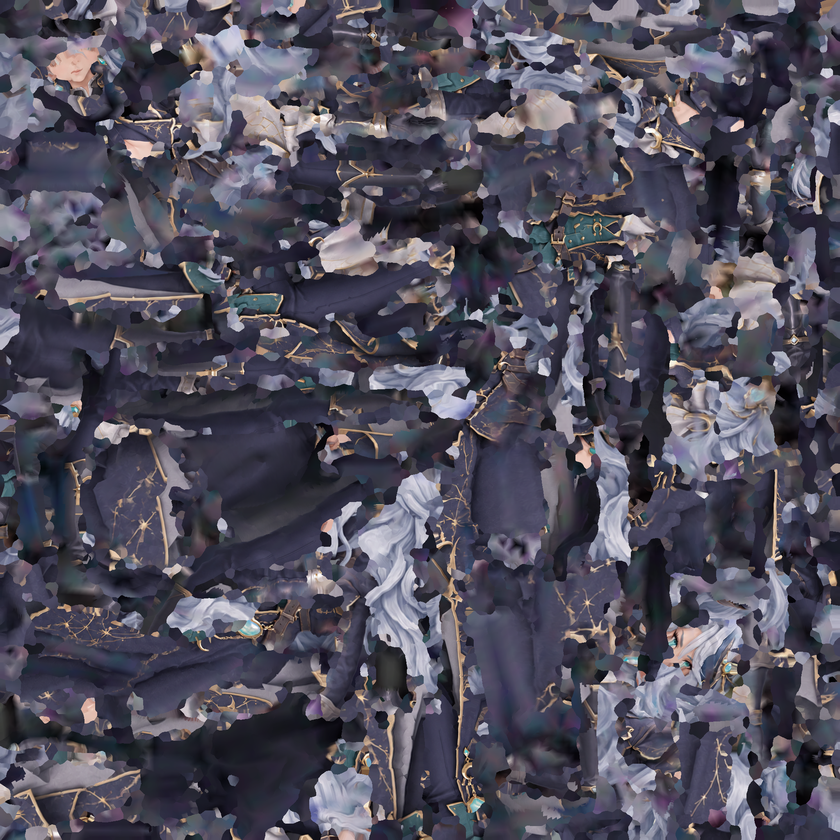
#> input picture art/atelier/sculpts/celestia/albedo.png, 840 x 840 px, shrunk from 2048 x 2048 before the run, found by its file name
$ python material_masks.py ../../../art/atelier/sculpts/celestia/albedo.png --kind stone
#> lines starting #> are read from the running program, lines starting #| are printed output that depends on the picture
"""Editable palette masks for original paint; independent of reconstruction.
Conservative warm-metal selection avoids treating ivory limestone as brass.
"""
import numpy as np
from PIL import Image

def write_masks(rgb,kind,output,head_mask=None):
#> called with kind = 'stone'
 r,g,b=rgb[:,:,0],rgb[:,:,1],rgb[:,:,2];gold=(r>b*1.38)&(g>b*1.12)&(r>g*.96);gem=(g>r*1.5)&(b>r*1.4)&((np.maximum(g,b)-r)>.19)
#> after `r, g, b = (rgb[:, :, 0], rgb[:, :, 1], rgb[:, :, 2])`:
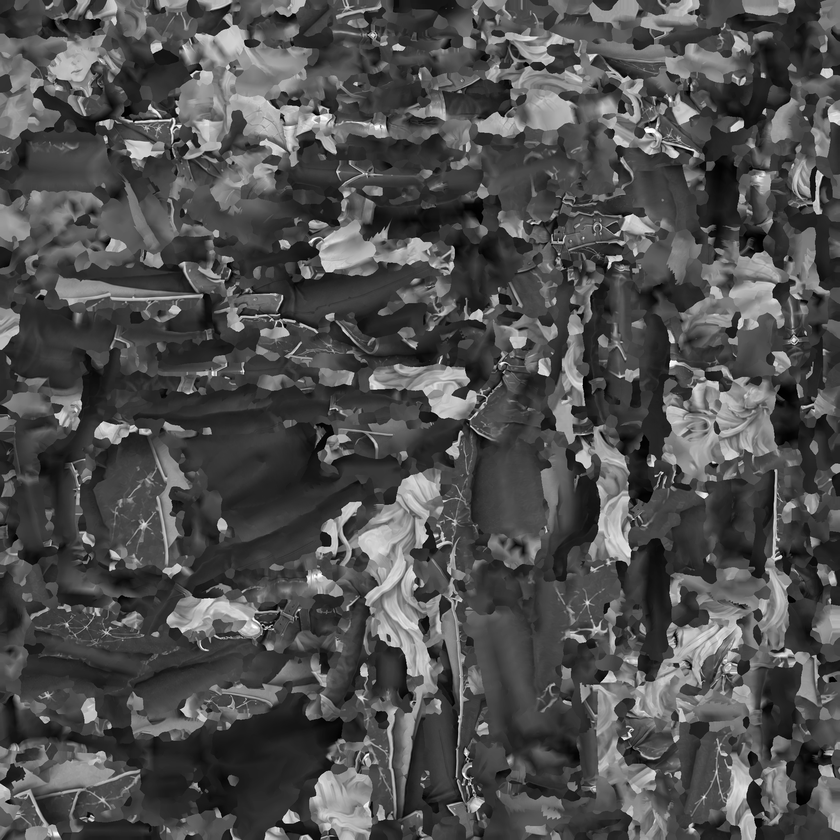
#> g: shape (840, 840) float32; min 0, max 1, mean 0.309
#> after `r, g, b = (rgb[:, :, 0], rgb[:, :, 1], rgb[:, :, 2])`:
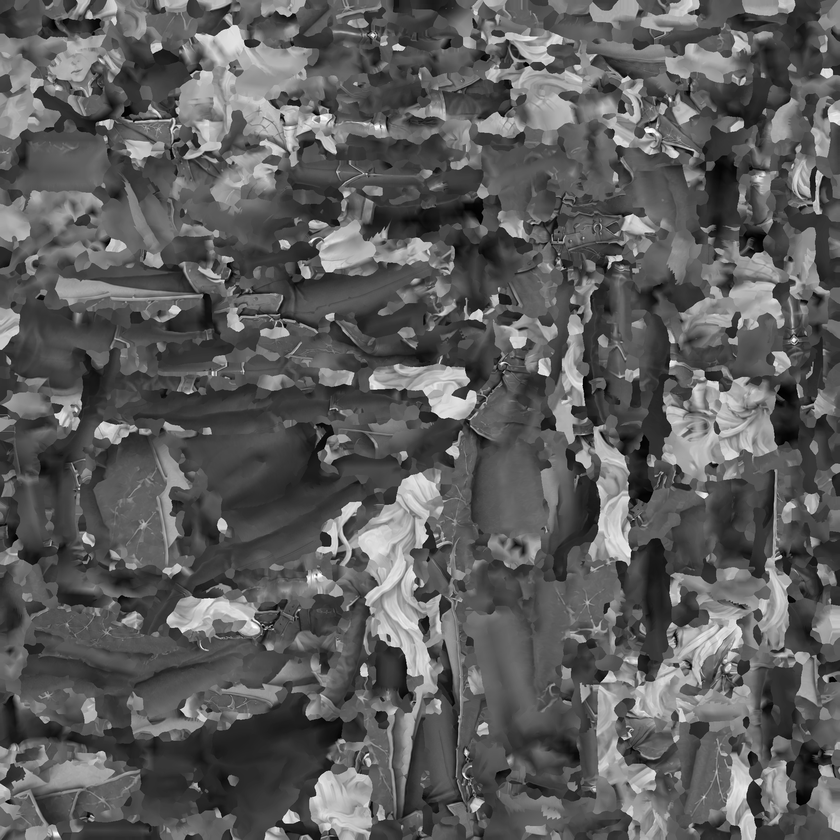
#> b: shape (840, 840) float32; min 0, max 1, mean 0.362
#> after `gold = (r > b * 1.38) & (g > b * 1.12) & (r > g * 0.96)`:
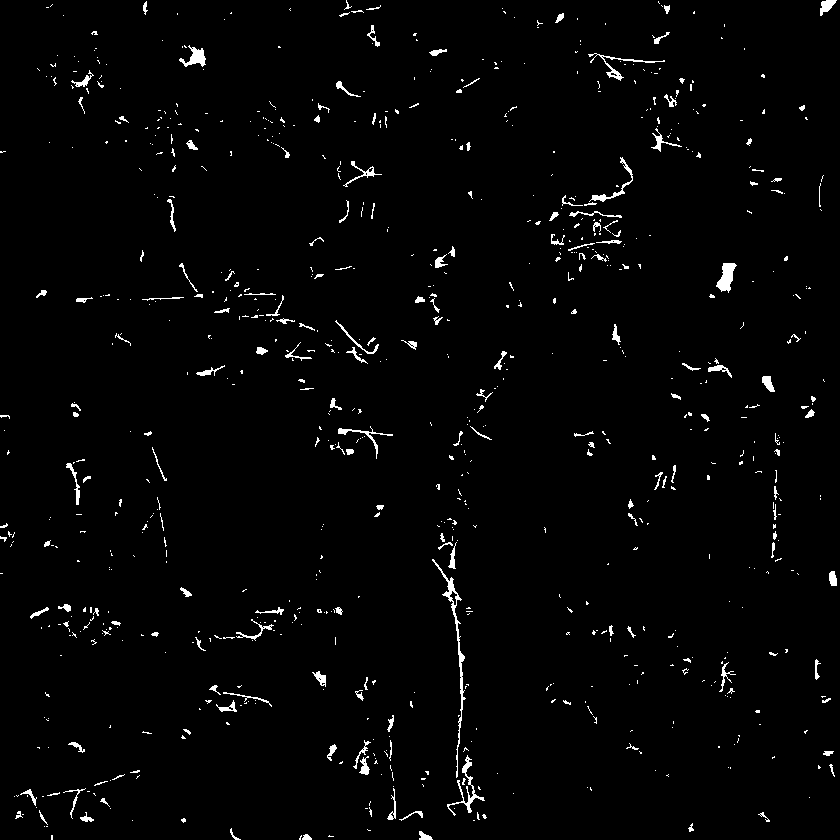
#> gold: shape (840, 840) bool; 1.9% white in thin lines or dots
#> after `gem = (g > r * 1.5) & (b > r * 1.4) & (np.maximum(g, b) - r > 0.19)`: gem: shape (840, 840) bool; 0.05% white in thin lines or dots
 if kind=='stone':gold&=(r>b*1.6)&((r-g)>.08)
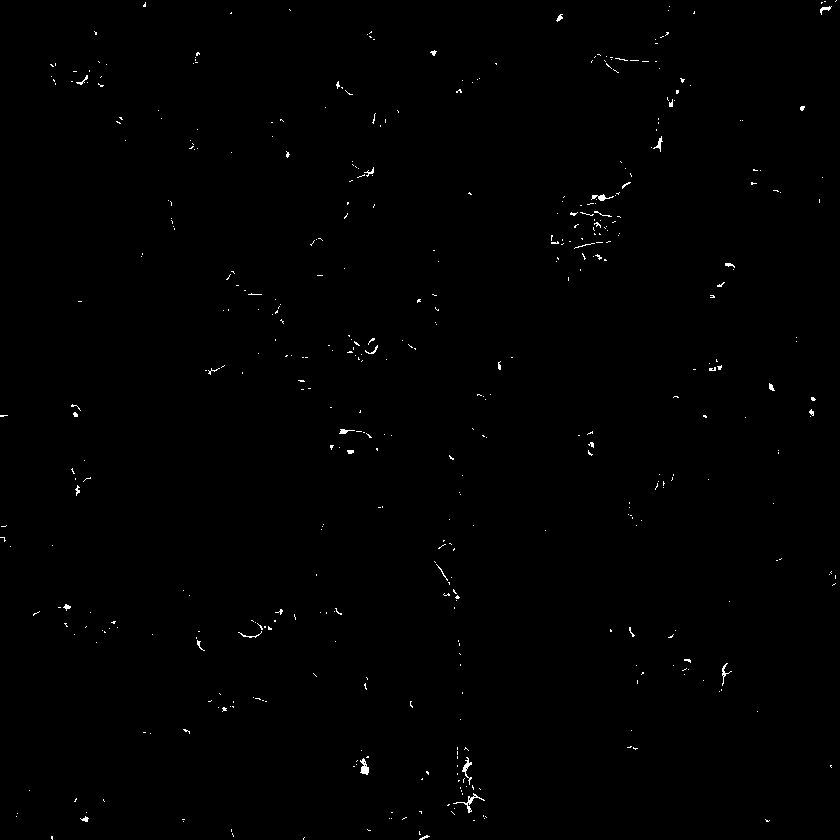
#> gold: shape (840, 840) bool; 0.41% white in thin lines or dots
 if kind=='organic':gold[:]=False;gem[:]=False
 if kind=='hero':
  gold&=r>b*1.75
  if head_mask is not None:gold[head_mask]=False
 orm=np.ones_like(rgb);orm[:,:,1]=np.where(gem,.25,np.where(gold,.40,.94 if kind=='organic' else .78 if kind=='hero' else .82));orm[:,:,2]=np.where(gold,.72,0)
#> after `orm[:, :, 1] = np.where(gem, 0.25, np.where(gold, 0.4, 0.94 if kind ==`:
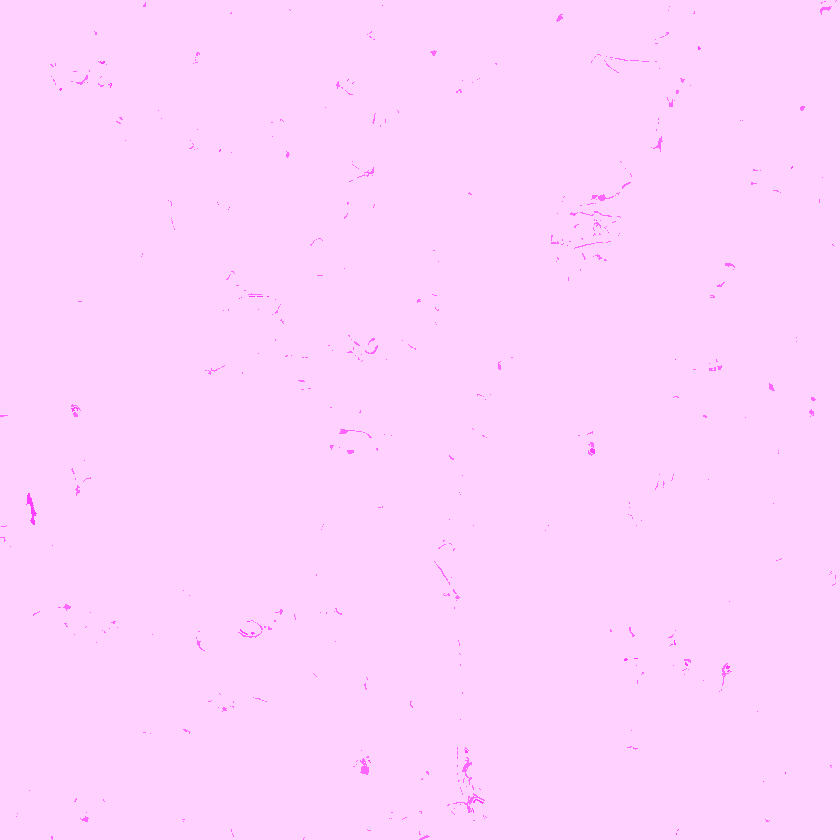
#> orm: shape (840, 840, 3) float32; mean of channels 0, 1, 2 1, 0.812, 1; drawn as R, G, B
#> after `orm[:, :, 2] = np.where(gold, 0.72, 0)`:
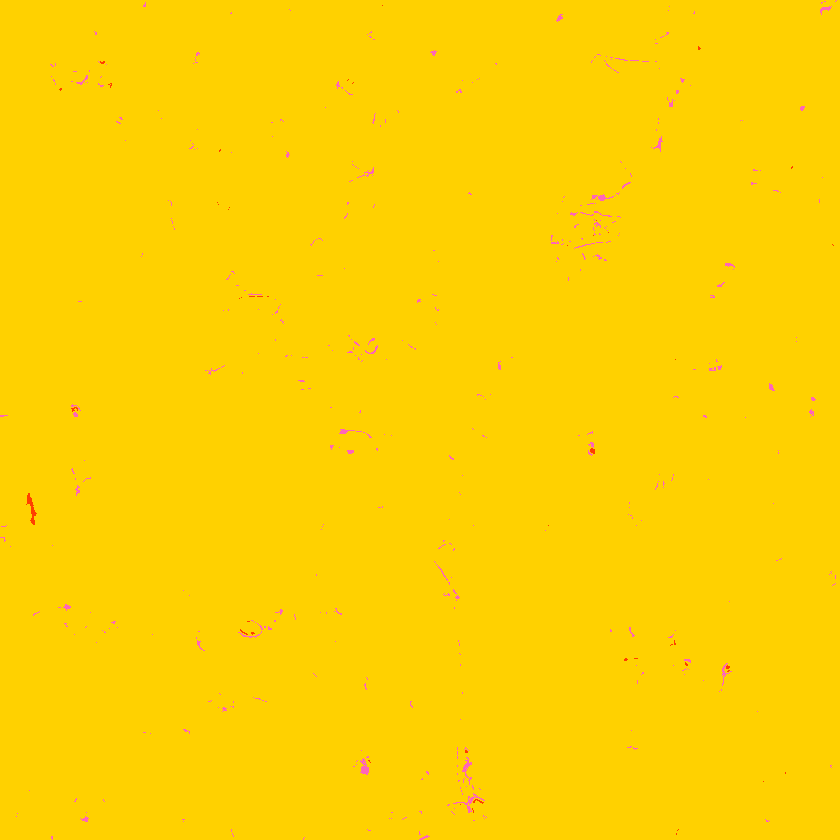
#> orm: shape (840, 840, 3) float32; mean of channels 0, 1, 2 1, 0.812, 0.00293; drawn as R, G, B
 Image.fromarray(np.uint8(np.clip(orm,0,1)*255)).save(output/'orm.png')
 emission=rgb*gem[:,:,None]*(.16 if kind=='hero' else 1.)
 if kind=='organic':emission=rgb*((g>r*.90)&(g>b*1.05))[:,:,None]*.12
 Image.fromarray(np.uint8(np.clip(emission,0,1)*255)).save(output/'emission.png')

if __name__=='__main__':
 import argparse,json,hashlib
 from pathlib import Path
 p=argparse.ArgumentParser();p.add_argument('source',type=Path);p.add_argument('--kind',choices=['stone','organic'],required=True);a=p.parse_args()
 rgb=np.asarray(Image.open(a.source/'albedo.png').convert('RGB')).astype(np.float32)/255;write_masks(rgb,a.kind,a.source)
 (a.source/'material-mask-provenance.json').write_text(json.dumps({'source':'Original calibrated UV paint','sourceSHA256':hashlib.sha256((a.source/'albedo.png').read_bytes()).hexdigest(),'kind':a.kind,'method':'Conservative palette masks: warm ivory excluded from brass; original gem palette only for emission'},indent=2)+'\n')
 print('Original material masks authored',a.source,flush=True)
